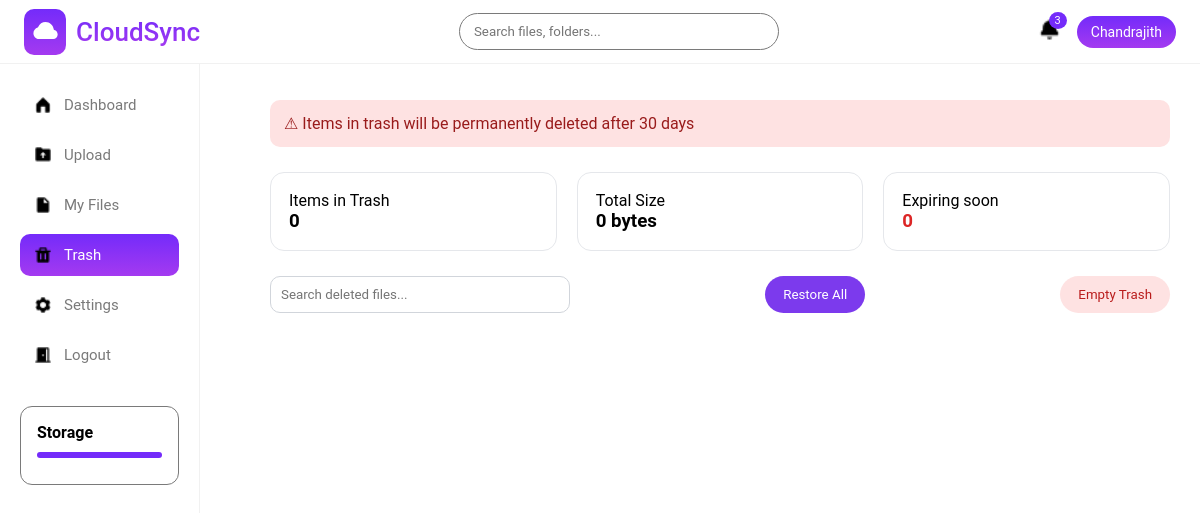
Before: /user/trash/ (signed in) with the older database file.
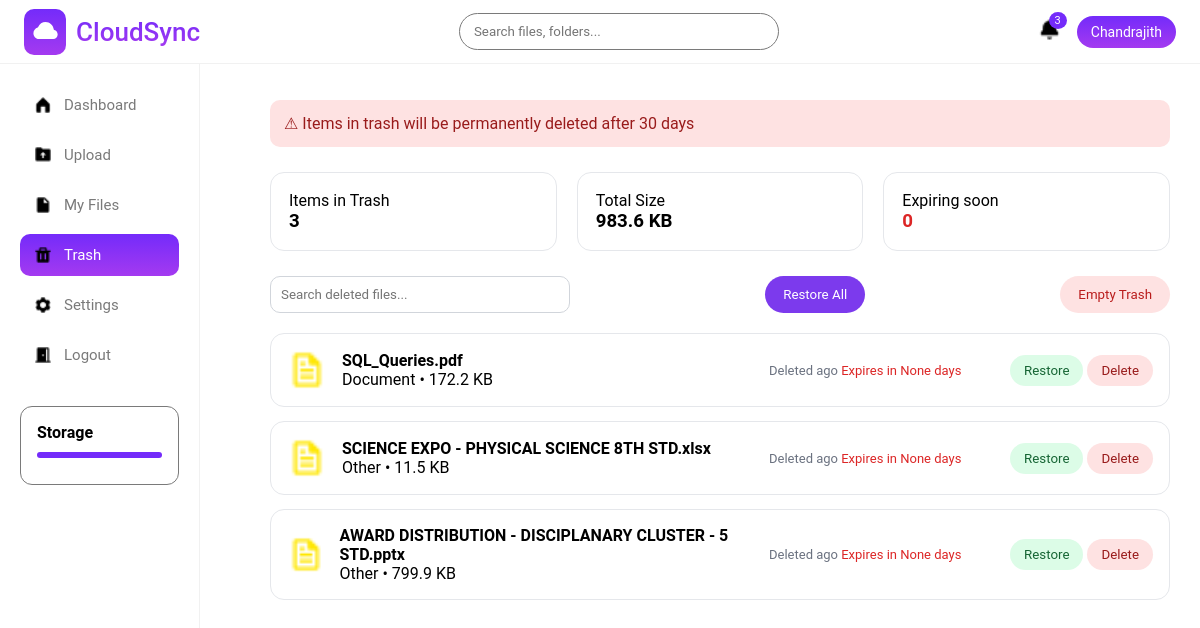
After: the same page with the newer database file.
### storageapp/models.py (models this page shows, shortened)
class CloudFile(models.Model):
    FILE_TYPES = (
        ("image", "Image"),
        ("video", "Video"),
        ("document", "Document"),
        ("other", "Other"),
    )
    user = models.ForeignKey(settings.AUTH_USER_MODEL, on_delete=models.CASCADE)
    file_name = models.CharField(max_length=255)
    file_size = models.BigIntegerField()
    file_type = models.CharField(max_length=20, choices=FILE_TYPES)
    file_url = models.URLField(null=True, blank=True)
    uploaded_file = models.FileField(upload_to='cloud/',null=True)
    public_id = models.CharField(max_length=255,null=True)
    uploaded_at = models.DateTimeField(auto_now_add=True)
    is_deleted = models.BooleanField(default=False)
    deleted_at = models.DateTimeField(null=True, blank=True)
    def days_left(self):
        if self.deleted_at:
            return (self.expires_at() - timezone.now()).days
        return None

### storageapp/views.py (the view)
# urls.py: path('trash/', trash, name='trash'),
@login_required
def trash(request):
    query = request.GET.get("q", "")
    files = CloudFile.objects.filter(
        user=request.user,
        is_deleted=True
    )
    if query:
        files = files.filter(
            Q(file_name__icontains=query) |
            Q(file_type__icontains=query)
        )
    total_size = sum(f.file_size for f in files)
    expiring_soon = sum(
        1 for f in files if f.days_left() is not None and f.days_left() <= 7
    )
    return render(request, "storageapp/trash.html", {
        "files": files,
        "total_files": files.count(),
        "total_size": total_size,
        "expiring_soon": expiring_soon,
        "query": query,
    })

### storageapp/templates/storageapp/trash.html (shortened to what this page needs)
{% extends 'storageapp/base.html' %}
{% load static %}
{% block style %}
<link rel="stylesheet" href="{% static 'css/trash.css' %}">
{% endblock %}
{% block content %}
<div class="trash-alert">
    <span>⚠ Items in trash will be permanently deleted after 30 days</span>
</div>
<div class="trash-stats">
    <div class="stat-box">
        <p>Items in Trash</p>
        <h3 id="trashCount">{{ total_files }}</h3>
    </div>
    <div class="stat-box">
        <p>Total Size</p>
        <h3 id="trashSize">{{ total_size|filesizeformat }}</h3>
    </div>
    <div class="stat-box danger">
        <p>Expiring soon</p>
        <h3 id="trashExpiring">{{ expiring_soon }}</h3>
    </div>
</div>
<div class="trash-actions">
    <input type="text" id="trashSearch" placeholder="Search deleted files..." value="{{ query }}">
    <button class="btn-primary" onclick="restoreAll()">Restore All</button>
    <button class="btn-danger" onclick="emptyTrash()">Empty Trash</button>
</div>
<div class="trash-list">
{% for file in files %}
<div class="trash-item" id="file-{{ file.id }}">
    <div class="trash-left">
        <img src="{% static 'images/file.png' %}">
        <div>
            <strong>{{ file.file_name }}</strong>
            <p>{{ file.file_type|capfirst }} • {{ file.file_size|filesizeformat }}</p>
        </div>
    </div>
    <div class="trash-meta">
        <span>Deleted {{ file.deleted_at|timesince }} ago</span>
        <span class="expire">Expires in {{ file.days_left }} days</span>
    </div>
    <div class="trash-buttons">
        <button class="restore" onclick="restoreFile({{ file.id }})">Restore</button>
        <button class="delete" onclick="deleteFile({{ file.id }})">Delete</button>
    </div>
</div>
{% endfor %}
</div>
{% endblock %}

Changed rows visible on the page:
now on this page (row edited): CloudFile: file_name "SQL_Queries.pdf", file_type "Document", file_size|filesizeformat "172.2 KB", days_left "None"
now on this page (row edited): CloudFile: file_name "SCIENCE EXPO - PHYSICAL SCIENCE 8TH STD.xlsx", file_type "Other", file_size|filesizeformat "11.5 KB", days_left "None"
now on this page (row edited): CloudFile: file_name "AWARD DISTRIBUTION - DISCIPLANARY CLUSTER - 5 STD.pptx", file_type "Other", file_size|filesizeformat "799.9 KB", days_left "None"
Other visible differences:
{{ total_files }}: "0" → "3"
{{ total_size|filesizeformat }}: "0 bytes" → "983.6 KB"
